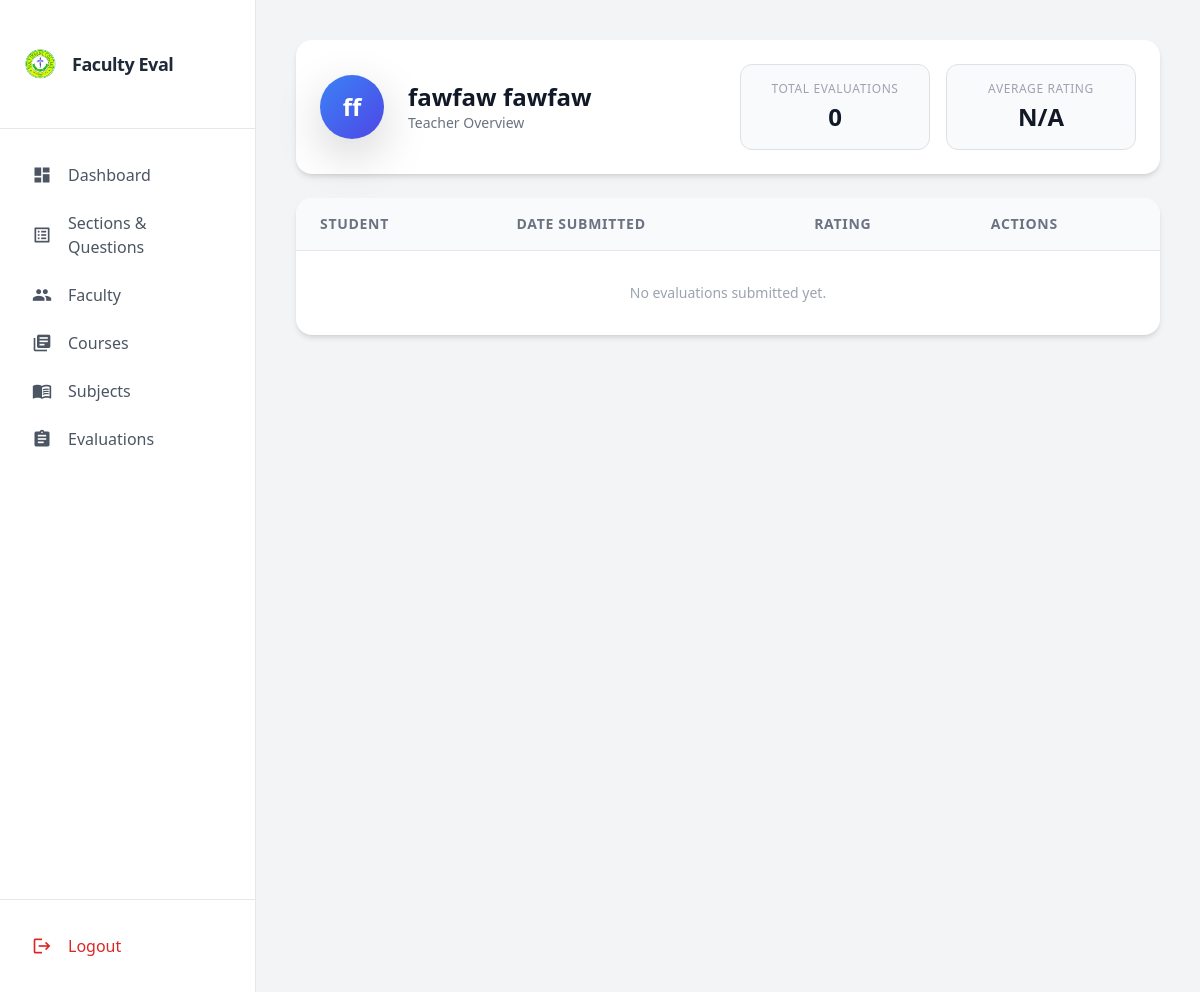
The page /teachers/4/detail/ on the database its author committed.
### evaluation/models.py (models this page shows, shortened)
class Teacher(models.Model):
    first_name = models.CharField(max_length=50, null=True, blank=True)
    last_name = models.CharField(max_length=50, null=True, blank=True)

### evaluation/views.py (the view)
# urls.py: path('teachers/<int:pk>/detail/', views.teacher_detail, name='teacher_detail'),
def teacher_detail(request, pk):
    teacher = get_object_or_404(Teacher, pk=pk)
    evaluations = teacher.evaluations.prefetch_related('items').all()
    all_ratings = []
    for eval in evaluations:
        for item in eval.items.all():
            if item.rating in ['1','2','3','4','5']:
                all_ratings.append(int(item.rating))
    avg_rating = round(sum(all_ratings)/len(all_ratings),2) if all_ratings else 0
    context = {
        'teacher': teacher,
        'teacher_evaluations': evaluations,
        'avg_rating': avg_rating
    }
    return render(request, 'admins/teacher_details.html', context)

### templates/admins/teacher_details.html (shortened to what this page needs)
{% extends 'admins/base.html' %}
{% block content %}
<div class="flex flex-col min-h-screen bg-gray-100 md:p-6">
    <div class="bg-white rounded-2xl shadow-md p-6 mb-6 flex flex-col md:flex-row md:items-center md:justify-between gap-4">
        <div class="flex items-center gap-4 flex-1 min-w-[220px]">
            <div class="w-16 h-16 rounded-full bg-gradient-to-br from-blue-500 to-indigo-600 flex items-center justify-center text-white text-2xl font-bold shadow-lg">
                {{ teacher.first_name|slice:":1" }}{{ teacher.last_name|slice:":1" }}
            </div>
            <div class="truncate">
                <h1 class="text-2xl font-bold text-gray-900 truncate">
                    {{ teacher.first_name }} {{ teacher.last_name }}
                </h1>
                <p class="text-sm text-gray-500 truncate">
                    Teacher Overview
                </p>
            </div>
        </div>
        <div class="flex flex-wrap gap-3 justify-start md:justify-end flex-1 min-w-[220px]">
            <div class="bg-gray-50 border border-gray-200 rounded-xl px-6 py-3 text-center flex-1 min-w-[140px]">
                <p class="text-xs font-medium text-gray-400 uppercase tracking-wider">Total Evaluations</p>
                <p class="text-2xl font-semibold text-gray-900 mt-1">{{ teacher.evaluations.count }}</p>
            </div>
            <div class="bg-gray-50 border border-gray-200 rounded-xl px-6 py-3 text-center flex-1 min-w-[140px]">
                <p class="text-xs font-medium text-gray-400 uppercase tracking-wider">Average Rating</p>
                <p class="text-2xl font-semibold text-gray-900 mt-1">
                    {{ avg_rating|default:"N/A" }}
                </p>
            </div>
        </div>
    </div>
    <div class="bg-white rounded-2xl shadow-md overflow-x-auto">
        <table class="min-w-full divide-y divide-gray-200 text-sm">
            <thead class="bg-gray-50">
                <tr>
                    <th class="px-6 py-3 text-left text-gray-500 uppercase tracking-wider">Student</th>
                    <th class="px-6 py-3 text-left text-gray-500 uppercase tracking-wider">Date Submitted</th>
                    <th class="px-6 py-3 text-left text-gray-500 uppercase tracking-wider">Rating</th>
                    <th class="px-6 py-3 text-left text-gray-500 uppercase tracking-wider">Actions</th>
                </tr>
            </thead>
            <tbody class="divide-y divide-gray-100">
                {% for eval in teacher.evaluations.all %}
                <tr class="hover:bg-blue-50 transition-colors">
                    <td class="px-6 py-3 font-medium text-gray-900">
                        {% if eval.student_name %}
                            {{ eval.student_name }}
                        {% else %}
                            {{ eval.student_id }}
                        {% endif %}
                    </td>
                    <td class="px-6 py-3 text-gray-500">{{ eval.submitted_at|date:"M d, Y H:i" }}</td>
                    <td class="px-6 py-3 text-gray-700">
                        {% if eval.rating %}
                            {{ eval.rating }} / 5
                        {% else %}
                            N/A
                        {% endif %}
                    </td>
                    <td class="px-6 py-3">
                        <a href="{% url 'evaluation_detail' eval.id %}"
                           class="inline-block px-3 py-1 text-blue-600 hover:text-blue-800 font-medium transition-colors rounded-md">
                           View
                        </a>
                    </td>
                </tr>
                {% empty %}
                <tr>
                    <td colspan="4" class="px-6 py-8 text-center text-gray-400">
                        No evaluations submitted yet.
                    </td>
                </tr>
                {% endfor %}
            </tbody>
        </table>
    </div>
</div>
{% endblock %}

### rows shown on the page
Teacher: first_name "f", first_name "fawfaw", last_name "fawfaw", evaluations.count "0"

### other values the page prints
{{ avg_rating|default:"N/A" }} "N/A"
